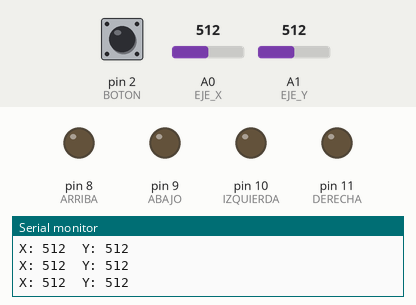
A sketch run on a simulated Arduino Uno, built with avr-gcc and run on an emulated ATmega328P. Parts: output pins drawn as LEDs (lit = HIGH), the last lines printed to the serial monitor. The test bench sets the inputs (shaded band); at power-on: pin 2 (BOTON) HIGH, A0 (EJE_X) = 512, A1 (EJE_Y) = 512.

Above: at 1.2 s.
1.3 s: pin 2 (BOTON) pulled LOW for 0.15 s
At 1.41 s:
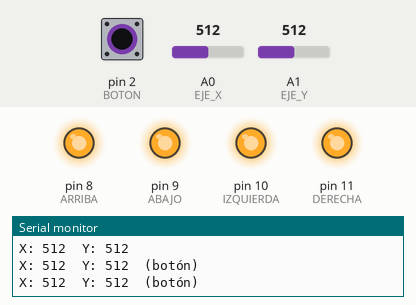
3.0 s: A0 (EJE_X) set to 689
4.5 s: A0 (EJE_X) set to 715
At 5.7 s:
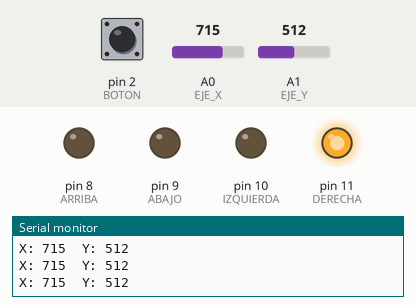
6.0 s: A1 (EJE_Y) set to 689
7.5 s: A1 (EJE_Y) set to 717
At 8.7 s:
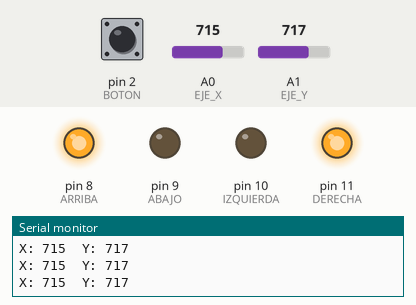
9.0 s: A0 (EJE_X) set to 0
At 10.4 s:
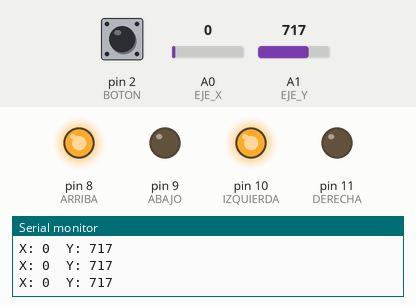
Timing chart, 0 to 11.5 s (numbered marks = the images above; inputs shaded):
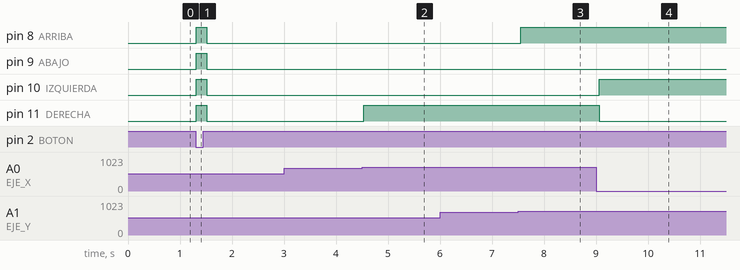

The sketch:

joystick.ino
```cpp
// Joystick: cuatro LEDs muestran hacia dónde mueves la palanca.
// Cada eje es un potenciómetro: al centro lee unos 512; de 0 a 1023 hacia cada lado.
const int EJE_X = A0;
const int EJE_Y = A1;
const int BOTON = 2;        // SW: va a tierra al presionar la palanca
const int ARRIBA = 8;
const int ABAJO = 9;
const int IZQUIERDA = 10;
const int DERECHA = 11;

void setup() {
  pinMode(ARRIBA, OUTPUT);
  pinMode(ABAJO, OUTPUT);
  pinMode(IZQUIERDA, OUTPUT);
  pinMode(DERECHA, OUTPUT);
  pinMode(BOTON, INPUT_PULLUP);
  Serial.begin(9600);
}

void loop() {
  int x = analogRead(EJE_X);
  int y = analogRead(EJE_Y);
  bool presionado = digitalRead(BOTON) == LOW;   // presionado: se encienden todos

  digitalWrite(DERECHA, x > 700 || presionado);
  digitalWrite(IZQUIERDA, x < 300 || presionado);
  digitalWrite(ARRIBA, y > 700 || presionado);
  digitalWrite(ABAJO, y < 300 || presionado);

  Serial.print("X: ");
  Serial.print(x);
  Serial.print("  Y: ");
  Serial.print(y);
  Serial.println(presionado ? "  (botón)" : "");
  delay(100);
}
```

Measured:
- the behaviour switches between 700 and 701 on A0 (EJE_X) (found by bisection; images 1 and 2)
- the behaviour switches between 700 and 701 on A1 (EJE_Y) (found by bisection; images 2 and 3)
- after the input at 1.3 s, pin 8 (ARRIBA), pin 9 (ABAJO), pin 10 (IZQUIERDA), pin 11 (DERECHA): LOW → HIGH at once, → LOW 0.20 s later
- after the input at 4.5 s, pin 11 (DERECHA): LOW → HIGH at once
- after the input at 7.5 s, pin 8 (ARRIBA): LOW → HIGH after 0.05 s
- after the input at 9.0 s, pin 10 (IZQUIERDA): LOW → HIGH after 0.06 s; pin 11 (DERECHA): HIGH → LOW after 0.06 s
